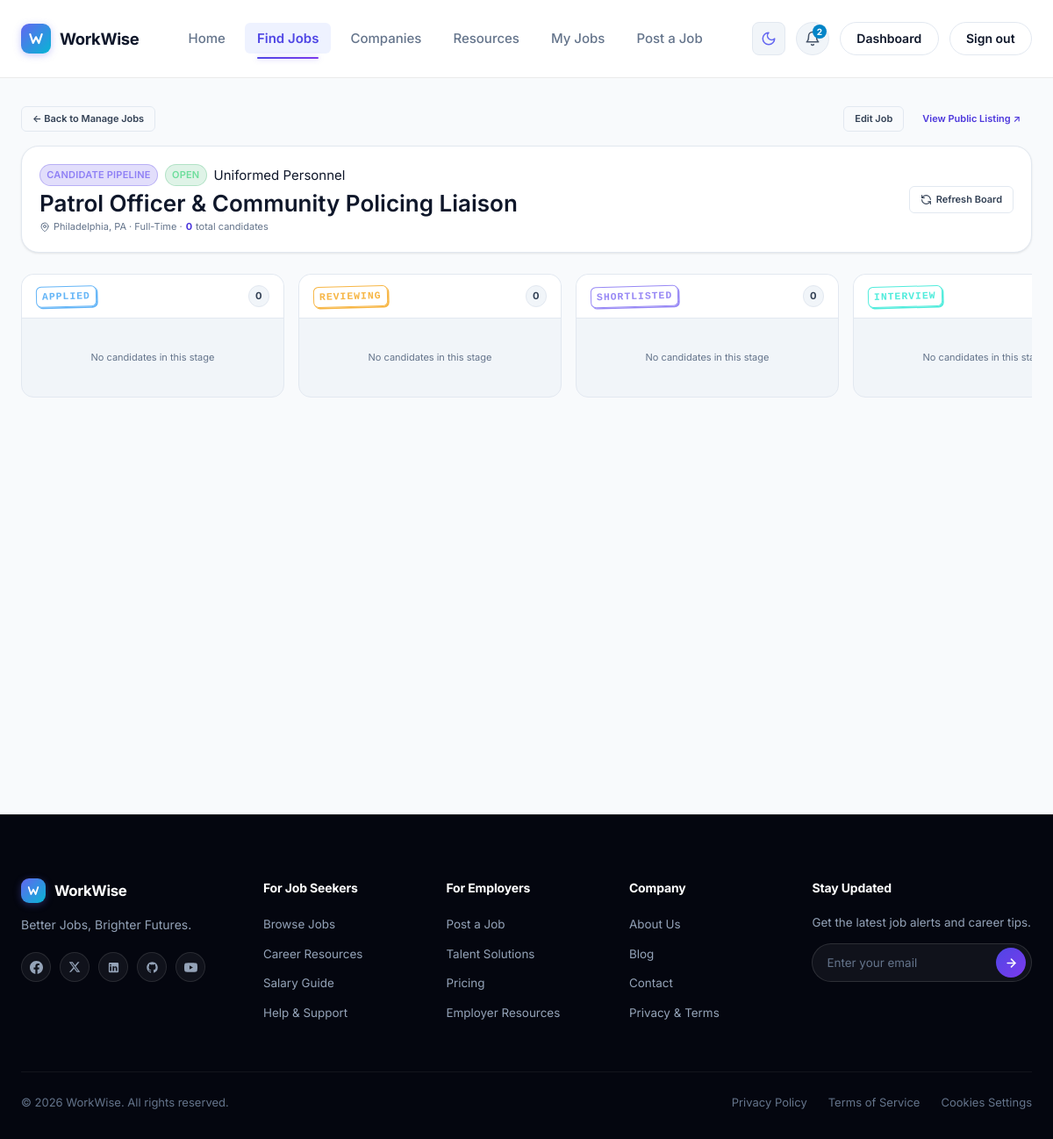
The page /jobs/patrol-officer-community-policing-liaison-synapse-labs/pipeline/ (signed in) on the database its author committed.
### jobs/models.py (models this page shows, shortened)
class Job(models.Model):
    class Status(models.TextChoices):
        DRAFT = "draft", _("Draft")
        OPEN = "open", _("Open")
        PAUSED = "paused", _("Paused")
        CLOSED = "closed", _("Closed")
        FILLED = "filled", _("Filled")
        REMOVED = "removed", _("Removed")
    class JobType(models.TextChoices):
        FULL_TIME = "full_time", _("Full-Time")
        PART_TIME = "part_time", _("Part-Time")
        CONTRACT = "contract", _("Contractual")
        CONTRACTUAL = "contractual", _("Contractual")
        FREELANCE = "freelance", _("Freelance")
        INTERNSHIP = "internship", _("Internship")
        TEMPORARY = "temporary", _("Temporary")
    class JobField(models.TextChoices):
        IT = "it", _("Information Technology")
        HEALTHCARE = "healthcare", _("Nursing & Healthcare")
        EDUCATION = "education", _("Education")
        ENGINEERING = "engineering", _("Engineering")
        BUSINESS = "business", _("Business & Finance")
        HOSPITALITY = "hospitality", _("Hospitality & Tourism")
        GOVERNMENT = "government", _("Government & Public Service")
        UNIFORMED = "uniformed", _("Uniformed Personnel")
        OTHER = "other", _("Other Professional Fields")
    class UniformedBranch(models.TextChoices):
        ARMY = "army", _("Army")
        NAVY = "navy", _("Navy")
        COAST_GUARD = "coast_guard", _("Coast Guard")
        POLICE = "police", _("Police")
    class ExperienceLevel(models.TextChoices):
        ENTRY = "entry", _("Entry Level")
        MID = "mid", _("Mid Level")
        SENIOR = "senior", _("Senior Level")
        EXECUTIVE = "executive", _("Executive")
    class SalaryPeriod(models.TextChoices):
        HOURLY = "hourly", _("Per Hour")
        MONTHLY = "monthly", _("Per Month")
        YEARLY = "yearly", _("Per Year")
    employer = models.ForeignKey(
        settings.AUTH_USER_MODEL,
        on_delete=models.CASCADE,
        related_name="posted_jobs",
        limit_choices_to={"role": "employer"},
    )
    category = models.ForeignKey(
        Category,
        on_delete=models.SET_NULL,
        null=True,
        blank=True,
        related_name="jobs",
    )
    title = models.CharField(max_length=200)
    slug = models.SlugField(max_length=220, unique=True)
    description = models.TextField()
    requirements = models.TextField(blank=True)
    responsibilities = models.TextField(blank=True)
    benefits = models.TextField(blank=True)
    status = models.CharField(
        max_length=20,
        choices=Status,
        default=Status.DRAFT,
        db_index=True,
    )
    job_field = models.CharField(
        max_length=100,
        choices=JobField.choices,
        blank=True,
        default="",
        db_index=True,
        help_text="Broad career field, e.g. Healthcare, Education, Engineering, Uniformed Personnel",
    )
    uniformed_branch = models.CharField(
        max_length=20,
        choices=UniformedBranch.choices,
        blank=True,
        default="",
        db_index=True,
        help_text="Branch for Uniformed Personnel listings (Army / Navy / Coast Guard / Police)",
    )
    department = models.CharField(
        max_length=120,
        blank=True,
        default="",
        db_index=True,
        help_text="Department or service unit, e.g. Nursing Services, Fleet Operations, Emergency Medicine",
    )
    job_type = models.CharField(max_length=20, choices=JobType, default=JobType.FULL_TIME)
    experience_level = models.CharField(
        max_length=20,
        choices=ExperienceLevel,
        default=ExperienceLevel.MID,
    )
    location = models.CharField(max_length=200)
    is_remote = models.BooleanField(default=False)
    salary_min = models.DecimalField(max_digits=12, decimal_places=2, blank=True, null=True)
    salary_max = models.DecimalField(max_digits=12, decimal_places=2, blank=True, null=True)
    salary_period = models.CharField(
        max_length=20,
        choices=SalaryPeriod,
        default=SalaryPeriod.YEARLY,
        blank=True,
    )
    salary_currency = models.CharField(max_length=5, default="USD")
    deadline = models.DateField(blank=True, null=True)
    created_at = models.DateTimeField(auto_now_add=True)
    updated_at = models.DateTimeField(auto_now=True)
    views_count = models.PositiveIntegerField(default=0)
    class Meta:
        ordering = ["-created_at"]
        verbose_name = "job"
        verbose_name_plural = "jobs"
        indexes = [
            models.Index(fields=["status"], name="job_status_idx"),
            models.Index(fields=["status", "-created_at"], name="job_status_created_idx"),
            models.Index(fields=["status", "employer"], name="job_status_emp_idx"),
            models.Index(fields=["status", "category"], name="job_status_cat_idx"),
            models.Index(fields=["employer", "status"], name="job_emp_status_idx"),
        ]

class Category(models.Model):
    name = models.CharField(max_length=100, unique=True)
    slug = models.SlugField(max_length=120, unique=True)
    description = models.TextField(blank=True)
    icon = models.CharField(
        max_length=60,
        blank=True,
        help_text="CSS icon class or emoji, e.g. '💻' or 'bi-code'",
    )
    color = models.CharField(
        max_length=7,
        default="#6C63FF",
        help_text="Hex color used in the UI, e.g. #6C63FF",
    )
    created_at = models.DateTimeField(auto_now_add=True)
    class Meta:
        ordering = ["name"]
        verbose_name = "category"
        verbose_name_plural = "categories"

### jobs/views.py (the view)
# urls.py: path("<slug:slug>/pipeline/", views.job_pipeline, name="pipeline"),
@login_required
def job_pipeline(request, slug):
    _ensure_employer(request.user)
    job = get_object_or_404(Job, slug=slug)
    if job.employer != request.user and not request.user.is_staff:
        raise PermissionDenied("You do not have permission to view applications for this job.")
    context = get_pipeline_context(job, request.user)
    if request.headers.get("HX-Request") and request.GET.get("board_only"):
        return render(request, "jobs/partials/pipeline_board.html", context)
    return render(request, "jobs/pipeline.html", context)

### accounts/models.py (called while the page is built)
    @property
    def is_employer(self):
        return self.role == self.Role.EMPLOYER

    @property
    def is_applicant(self):
        return self.role == self.Role.APPLICANT

### core/models.py (called while the page is built)
    @property
    def title(self):
        return self.detail_title or f"{self.message} {self.highlight}".strip()

### core/notifications.py (called while the page is built, shortened)
def ensure_default_notifications(user):
    if Notification.objects.filter(user=user).exists():
        return

def unread_queryset(user):
    return Notification.objects.filter(user=user, is_read=False)

def notifications_context(request):
    user = getattr(request, "user", None)
    if not (user and user.is_authenticated):
        return {}
    ensure_default_notifications(user)
    return {
        "nav_notifications": list(Notification.objects.filter(user=user)[:DROPDOWN_LIMIT]),
        "unread_notification_count": unread_queryset(user).count(),
    }

### core/templatetags/notification_tags.py (called while the page is built)
@register.simple_tag
def notification_icon(kind):
    return mark_safe(_SVG.format(_ICONS.get(kind, _ICONS["platform"])))

@register.simple_tag
def notification_color(kind, part):
    bg, fg = _COLORS.get(kind, _COLORS["platform"])
    return bg if part == "bg" else fg

@register.filter
def notification_json(value):
    return json.dumps(value or [])

### jobs/views.py (called while the page is built)
def _ensure_employer(user):
    if not user.is_authenticated or user.role != User.Role.EMPLOYER:
        raise PermissionDenied("Employer access required.")

### templates/jobs/pipeline.html (shortened to what this page needs)
{% extends "base.html" %}
{% load static %}
{% block content %}
<div class="container" style="padding-top: var(--space-8); padding-bottom: var(--space-16); max-width: 1600px;">
  <div style="margin-bottom: var(--space-4); display: flex; align-items: center; justify-content: space-between;">
    <a href="{% url 'jobs:manage_list' %}" class="btn btn--ghost btn--sm" style="display: inline-flex; align-items: center; gap: var(--space-1);">
      &larr; Back to Manage Jobs
    </a>
    <div style="display: flex; gap: var(--space-2);">
      <a href="{% url 'jobs:edit' job.slug %}" class="btn btn--ghost btn--sm">
        Edit Job
      </a>
      <a href="{% url 'jobs:detail' job.slug %}" class="btn btn--secondary btn--sm" target="_blank" rel="noopener">
        View Public Listing ↗
      </a>
    </div>
  </div>
  <div class="card" style="background: var(--color-surface-1); border: 1px solid var(--color-border); padding: var(--space-5); margin-bottom: var(--space-6); box-shadow: var(--shadow-sm);">
    <div style="display: flex; align-items: center; justify-content: space-between; flex-wrap: wrap; gap: var(--space-4);">
      <div>
        <div style="display: flex; align-items: center; gap: var(--space-2); margin-bottom: 2px;">
          <span class="badge badge--primary">Candidate Pipeline</span>
          <span class="badge {% if job.status == 'open' %}badge--success{% else %}badge--neutral{% endif %}">
            {{ job.get_status_display }}
          </span>
          {% if job.category %}
            <span class="tag">{{ job.category.name }}</span>
          {% endif %}
        </div>
        <h1 class="heading-2" style="font-family: var(--font-display); margin: var(--space-1) 0 2px;">
          {{ job.title }}
        </h1>
        <p class="text-muted" style="margin: 0; font-size: var(--text-xs); display: flex; align-items: center; gap: 4px; flex-wrap: wrap;">
          <svg width="12" height="12" viewBox="0 0 24 24" fill="none" stroke="currentColor" stroke-width="2" stroke-linecap="round" stroke-linejoin="round" aria-hidden="true"><path d="M20 10c0 6-8 12-8 12s-8-6-8-12a8 8 0 0 1 16 0Z"/><circle cx="12" cy="10" r="3"/></svg>
          {{ job.location }} {% if job.is_remote %}&middot; <span class="text-accent font-semibold">Remote</span>{% endif %}
          &middot; {{ job.get_job_type_display }}
          &middot; <strong class="text-primary-color">{{ total_applications }}</strong> total candidate{{ total_applications|pluralize }}
        </p>
      </div>
      <div style="display: flex; align-items: center; gap: var(--space-3);">
        <button type="button"
                hx-get="{% url 'jobs:pipeline' job.slug %}?board_only=1"
                hx-target="#pipeline-board"
                hx-swap="outerHTML"
                class="btn btn--ghost btn--sm"
                title="Refresh candidate board"
                style="display: inline-flex; align-items: center; gap: 5px;">
          Refresh Board
        </button>
      </div>
    </div>
  </div>
  {% include "jobs/partials/pipeline_board.html" %}
</div>
{% endblock %}

### rows shown on the page
Job: status "OPEN", category.name "Uniformed Personnel", title "Patrol Officer & Community Policing Liaison", location "Philadelphia, PA", job_type "Full-Time"

### other values the page prints
{{ unread_notification_count }} "2"
{{ total_applications }} "0"
{{ col.label }} "APPLIED" "REVIEWING" "SHORTLISTED" "INTERVIEW"
{{ col.count }} "0" "0" "0"
